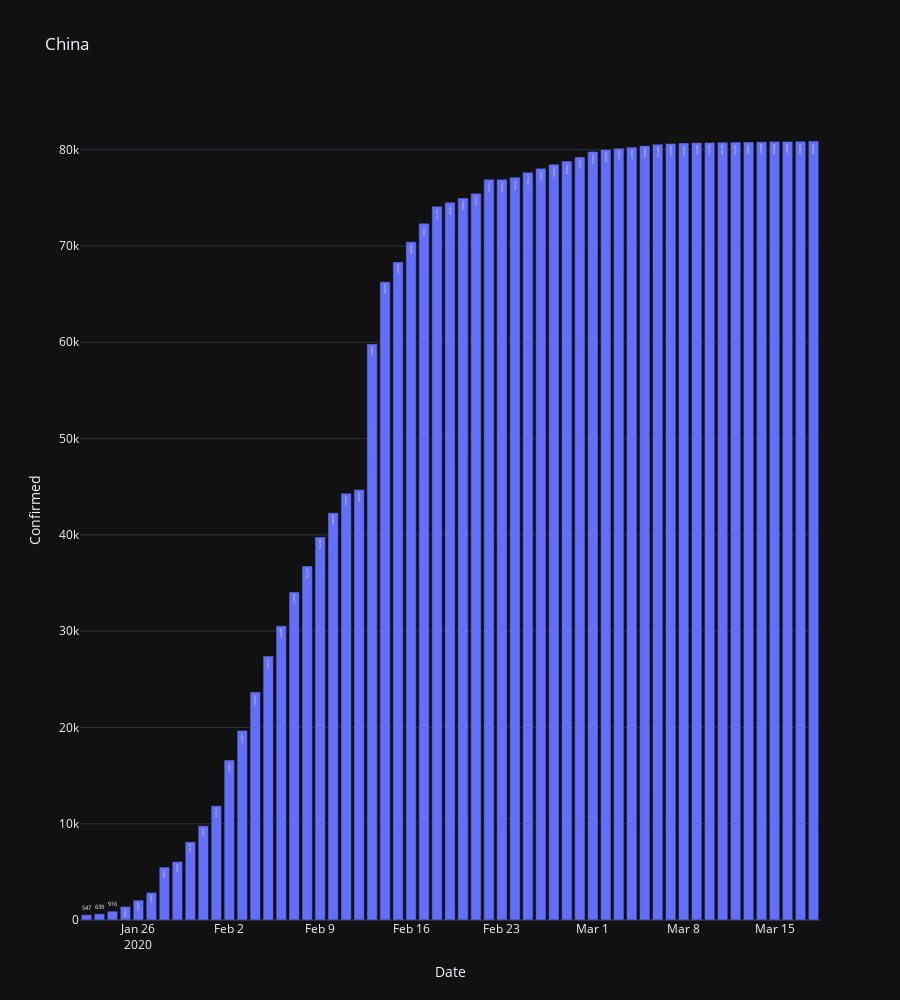

The notebook cell this image was saved under:
### Markdown cell above
### **China**

### Code cell
barPlotter("China")
